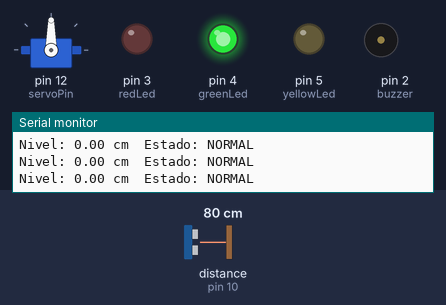
This program was run on a simulated Arduino Uno, built with avr-gcc and run on an emulated ATmega328P. On the bench: servo, output pins drawn as LEDs (lit = HIGH), buzzer (waves = sounding), the last lines printed to the serial monitor. Wiring (inferred from the names in the program): ultrasonic range finder: trigger pin 11; echo pin 10. Dashed ring = blinking. Inputs (shaded band) come from the test bench; at power-on: distance to the obstacle (sensor on pin 10) 80 cm. The echo pulse lasts 58.3 µs per cm; EEPROM starts erased; pins used as bus, display or sensor lines are not drawn.

Above: at 2.5 s.
2.6 s: distance to the obstacle (sensor on pin 10) set to 76 cm
At 4.0 s:
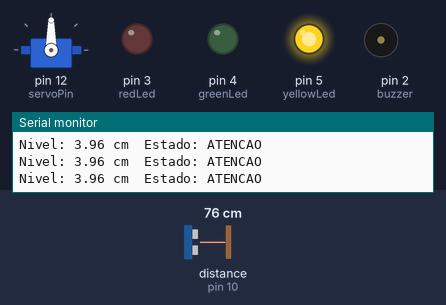
4.3 s: distance to the obstacle (sensor on pin 10) set to 71 cm
At 4.47 s:
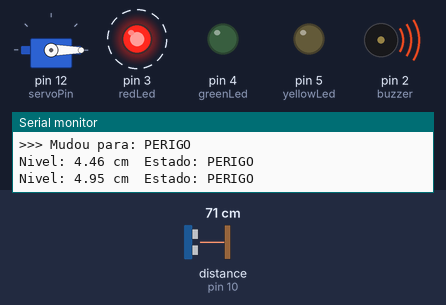
7.3 s: distance to the obstacle (sensor on pin 10) set to 120 cm
At 8.4 s:
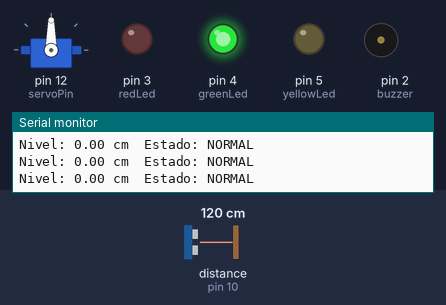
9.0 s: distance to the obstacle (sensor on pin 10) set to 4 cm
At 9.63 s:
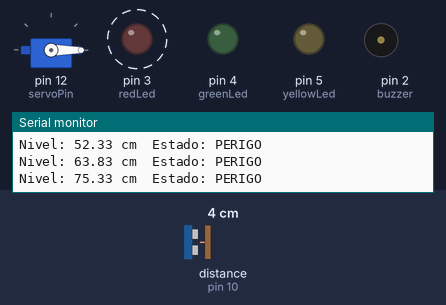
Timing chart, 0 to 13.0 s (numbered marks = the images above; inputs shaded):
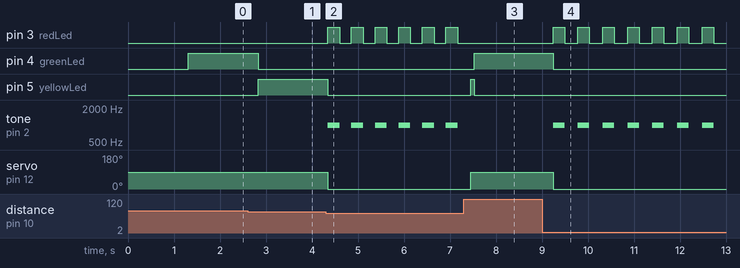

Measured:
- the behaviour switches between 79 and 78 cm on distance to the obstacle (sensor on pin 10) (found by bisection; images 0 and 1)
- the behaviour switches between 76 and 75 cm on distance to the obstacle (sensor on pin 10) (found by bisection; images 1 and 2)
- after the input at 2.6 s, pin 4 (greenLed): HIGH → LOW after 0.24 s; pin 5 (yellowLed): LOW → HIGH after 0.24 s
- after the input at 4.3 s, pin 3 (redLed): alternates HIGH for 0.26 s and LOW for 0.26 s, starting at once; pin 5 (yellowLed): HIGH → LOW at once; tone on pin 2 (buzzer): alternates 1000 Hz for 0.26 s and silent for 0.26 s, starting at once; servo on pin 12 (servoPin): 90° → 0° at once
- after the input at 7.3 s, pin 3 (redLed): stops changing and stays LOW; pin 4 (greenLed): LOW → HIGH after 0.23 s; pin 5 (yellowLed): LOW → HIGH after 0.15 s, → LOW 0.08 s later; tone on pin 2 (buzzer): stops changing and stays silent; servo on pin 12 (servoPin): 0° → 90° after 0.15 s
- after the input at 9.0 s, pin 3 (redLed): alternates HIGH for 0.25 s and LOW for 0.29 s, starting after 0.24 s; pin 4 (greenLed): HIGH → LOW after 0.24 s; tone on pin 2 (buzzer): alternates 1000 Hz for 0.25 s and silent for 0.29 s, starting after 0.24 s; servo on pin 12 (servoPin): 90° → 0° after 0.24 s

The program:

main.cpp
```cpp
// =====================================================================
//  ALERTA DE ALAGAMENTO EM VIAS URBANAS (Arduino UNO)
//
//  Problema: ruas e túneis que enchem de água em chuva forte e carros
//  que entram sem saber o tamanho do perigo.
//
//  Solução: um sensor ultrassônico fica em cima do "rio" e mede o nível
//  da água. Conforme a água sobe, o sistema muda de estado:
//    NORMAL  -> LED verde, cancela aberta
//    ATENCAO -> LED amarelo, cancela aberta
//    PERIGO  -> LED vermelho piscando, buzzer apitando, cancela FECHADA
//
//  Tratamento de incertezas (exigido no trabalho):
//    1) Mediana: cada medida é feita 5 vezes e usamos o valor do meio.
//       Leitura muito errada (som batendo na parede do copo) é ignorada.
//    2) Média móvel: a água balança e o sensor erra um pouco às vezes.
//       Fazemos a média das últimas leituras pra suavizar.
//    3) Histerese: pra trocar de estado a água precisa passar do limite,
//       mas pra voltar ela precisa baixar um pouco MAIS que o limite.
//       Assim a cancela não fica abrindo e fechando quando a água está
//       bem na linha do limite.
// =====================================================================

#include <Arduino.h>
#include <Servo.h>
#include <EEPROM.h>   // memória que não apaga quando desliga (guarda a calibração)

// ---------------------------------------------------------------------
// PINOS
// ---------------------------------------------------------------------
const int trigPin = 11;     // sensor: manda o som
const int echoPin = 10;     // sensor: escuta o eco
const int servoPin = 12;    // servo da cancela

const int buzzer = 2;
const int redLed = 3;
const int greenLed = 4;
const int yellowLed = 5;

// ---------------------------------------------------------------------
// CONFIGURAÇÕES (dá pra ajustar conforme o copo da maquete)
// ---------------------------------------------------------------------
const float ATTENTION_LEVEL = 1.5;  // a partir de quantos cm de água vira ATENÇÃO (2 seringas na maquete)
const float DANGER_LEVEL = 4.0;     // a partir de quantos cm de água vira PERIGO
const float HYSTERESIS = 0.7;       // quanto a água precisa baixar a mais pra voltar de estado

const int GATE_OPEN = 90;           // ângulo do servo com a cancela aberta (palito em pé)
const int GATE_CLOSED = 0;          // ângulo do servo com a cancela fechada (palito deitado)

const int AVERAGE_SIZE = 10;                 // quantas leituras entram na média móvel
const unsigned long READ_INTERVAL = 60;      // de quanto em quanto tempo (ms) o sensor mede
const unsigned long BLINK_INTERVAL = 250;    // velocidade do pisca-pisca no PERIGO

// ---------------------------------------------------------------------
// ESTADOS DO SISTEMA (máquina de estados)
// ---------------------------------------------------------------------
enum FloodState { NORMAL, ATTENTION, DANGER };
FloodState state = NORMAL;

Servo gate;

float baseline = 0;                 // distância até o fundo do copo vazio (o "zero" da água)

// Onde a calibração fica salva na EEPROM
const int EEPROM_BASELINE_ADDR = 0;   // float (4 bytes)
const int EEPROM_MAGIC_ADDR = 4;      // byte que indica "já tem calibração salva"
const byte EEPROM_MAGIC = 0x42;
float readings[AVERAGE_SIZE];       // últimas leituras, pra média móvel
int readIndex = 0;
float waterLevel = 0;               // nível da água em cm (já suavizado)

unsigned long lastRead = 0;
unsigned long lastBlink = 0;
bool blinkOn = false;

float getDistance();
float getMedianDistance();
float averageDistance();
float measureEmptyDistance();
void calibrate(bool force);
void updateState();
void applyState();

// =====================================================================
// setup(): roda uma vez quando liga
// =====================================================================
void setup() {
  Serial.begin(115200);

  pinMode(trigPin, OUTPUT);
  pinMode(echoPin, INPUT);
  pinMode(buzzer, OUTPUT);
  pinMode(redLed, OUTPUT);
  pinMode(greenLed, OUTPUT);
  pinMode(yellowLed, OUTPUT);

  gate.attach(servoPin);
  gate.write(GATE_OPEN);

  // Descobre onde é o "zero" da água (o fundo do copo vazio).
  // Usa a calibração salva, e só atualiza se o copo estiver vazio agora.
  calibrate(false);

  applyState();
}

// =====================================================================
// loop(): roda pra sempre
// =====================================================================
void loop() {
  // Comando pelo Monitor Serial: mandar a letra "c" força uma nova calibração
  // (use com o copo VAZIO)
  if (Serial.available() > 0 && Serial.read() == 'c') {
    calibrate(true);
  }

  // Mede o nível da água de tempos em tempos
  if (millis() - lastRead >= READ_INTERVAL) {
    lastRead = millis();

    float distance = getMedianDistance();

    // Leitura sem eco (999) é descartada: não entra na média
    if (distance < 999) {
      readings[readIndex] = distance;
      readIndex = (readIndex + 1) % AVERAGE_SIZE;
    }

    // Nível da água = distância do copo vazio - distância até a água agora
    waterLevel = baseline - averageDistance();
    if (waterLevel < 0) {
      waterLevel = 0;
    }

    updateState();

    Serial.print("Nivel: ");
    Serial.print(waterLevel);
    Serial.print(" cm  Estado: ");
    Serial.println(state == NORMAL ? "NORMAL" : state == ATTENTION ? "ATENCAO" : "PERIGO");
  }

  // No PERIGO, o LED vermelho pisca e o buzzer faz bip-bip
  if (state == DANGER && millis() - lastBlink >= BLINK_INTERVAL) {
    lastBlink = millis();
    blinkOn = !blinkOn;
    digitalWrite(redLed, blinkOn ? HIGH : LOW);
    if (blinkOn) {
      tone(buzzer, 1000);
    } else {
      noTone(buzzer);
    }
  }
}

// =====================================================================
// updateState(): decide o estado a partir do nível da água (com histerese)
// =====================================================================
void updateState() {
  FloodState newState = state;

  switch (state) {
    case NORMAL:
      if (waterLevel >= DANGER_LEVEL) {
        newState = DANGER;
      } else if (waterLevel >= ATTENTION_LEVEL) {
        newState = ATTENTION;
      }
      break;

    case ATTENTION:
      if (waterLevel >= DANGER_LEVEL) {
        newState = DANGER;
      } else if (waterLevel < ATTENTION_LEVEL - HYSTERESIS) {
        newState = NORMAL;   // só volta pro normal se baixar bem
      }
      break;

    case DANGER:
      if (waterLevel < DANGER_LEVEL - HYSTERESIS) {
        newState = ATTENTION;   // só sai do perigo se baixar bem
      }
      break;
  }

  // Só mexe nos LEDs/servo quando o estado muda de verdade
  if (newState != state) {
    state = newState;
    applyState();
  }
}

// =====================================================================
// applyState(): liga LEDs, buzzer e cancela conforme o estado
// =====================================================================
void applyState() {
  digitalWrite(greenLed, state == NORMAL ? HIGH : LOW);
  digitalWrite(yellowLed, state == ATTENTION ? HIGH : LOW);
  digitalWrite(redLed, LOW);
  noTone(buzzer);

  if (state == DANGER) {
    gate.write(GATE_CLOSED);   // fecha a rua
  } else {
    gate.write(GATE_OPEN);     // libera a rua
  }

  Serial.print(">>> Mudou para: ");
  Serial.println(state == NORMAL ? "NORMAL" : state == ATTENTION ? "ATENCAO" : "PERIGO");
}

// =====================================================================
// calibrate(): descobre o "nível zero" (fundo do copo vazio)
//
// A calibração fica salva na EEPROM. Ao ligar, o Arduino mede o copo:
//  - se não tem nada salvo, salva o que mediu;
//  - se mediu MAIS LONGE (ou igual) que o salvo, o copo está vazio:
//    atualiza a calibração;
//  - se mediu mais perto, tem água no copo: mantém a calibração salva.
// Assim, ligar o Arduino com água no copo não estraga o "zero".
// force = true ignora a regra e salva a medida atual (comando "c").
// =====================================================================
void calibrate(bool force) {
  Serial.println("Calibrando...");
  float measured = measureEmptyDistance();

  float saved = 0;
  bool hasSaved = EEPROM.read(EEPROM_MAGIC_ADDR) == EEPROM_MAGIC;
  if (hasSaved) {
    EEPROM.get(EEPROM_BASELINE_ADDR, saved);
  }

  if (force || !hasSaved || measured >= saved - 0.5) {
    baseline = measured;
    EEPROM.put(EEPROM_BASELINE_ADDR, baseline);
    EEPROM.update(EEPROM_MAGIC_ADDR, EEPROM_MAGIC);
    Serial.println("Copo vazio: calibracao atualizada e salva");
  } else {
    baseline = saved;
    Serial.println("Tem agua no copo: usando a calibracao salva");
  }

  // Enche a média móvel com a medida atual pra começar estável
  for (int i = 0; i < AVERAGE_SIZE; i++) {
    readings[i] = measured;
  }

  Serial.print("Fundo do copo a ");
  Serial.print(baseline);
  Serial.println(" cm do sensor");
}

// Faz várias medições seguidas e devolve a média (usada na calibração)
float measureEmptyDistance() {
  float sum = 0;
  int count = 0;
  for (int i = 0; i < 15; i++) {
    float d = getMedianDistance();
    if (d < 999) {
      sum += d;
      count++;
    }
    delay(20);
  }
  return count > 0 ? sum / count : 0;
}

// =====================================================================
// getMedianDistance(): mede 5 vezes rapidinho e fica com o valor do MEIO
// (mediana). Se uma das 5 leituras vier muito errada (o som bateu na
// parede do copo, por exemplo), ela fica na ponta e é ignorada.
// =====================================================================
float getMedianDistance() {
  float values[5];
  int n = 0;
  for (int i = 0; i < 5; i++) {
    float d = getDistance();
    if (d < 999) {
      values[n++] = d;
    }
    delay(8);   // pausa pro eco anterior sumir antes do próximo
  }
  if (n == 0) {
    return 999;
  }

  // Ordena os valores (são poucos, então um jeito simples já resolve)
  for (int i = 1; i < n; i++) {
    float key = values[i];
    int j = i - 1;
    while (j >= 0 && values[j] > key) {
      values[j + 1] = values[j];
      j--;
    }
    values[j + 1] = key;
  }
  return values[n / 2];
}

// =====================================================================
// averageDistance(): média móvel das últimas leituras
// =====================================================================
float averageDistance() {
  float sum = 0;
  for (int i = 0; i < AVERAGE_SIZE; i++) {
    sum += readings[i];
  }
  return sum / AVERAGE_SIZE;
}

// =====================================================================
// getDistance(): mede a distância com o sensor (em cm)
// O sensor solta um som, o som bate na água e volta.
// Pelo tempo do eco, dá a distância.
// =====================================================================
float getDistance() {
  digitalWrite(trigPin, LOW);
  delayMicroseconds(2);
  digitalWrite(trigPin, HIGH);
  delayMicroseconds(10);
  digitalWrite(trigPin, LOW);

  long duration = pulseIn(echoPin, HIGH, 30000);
  if (duration == 0) {
    return 999;   // eco não voltou: leitura inválida
  }
  return duration * 0.034 / 2;
}
```
